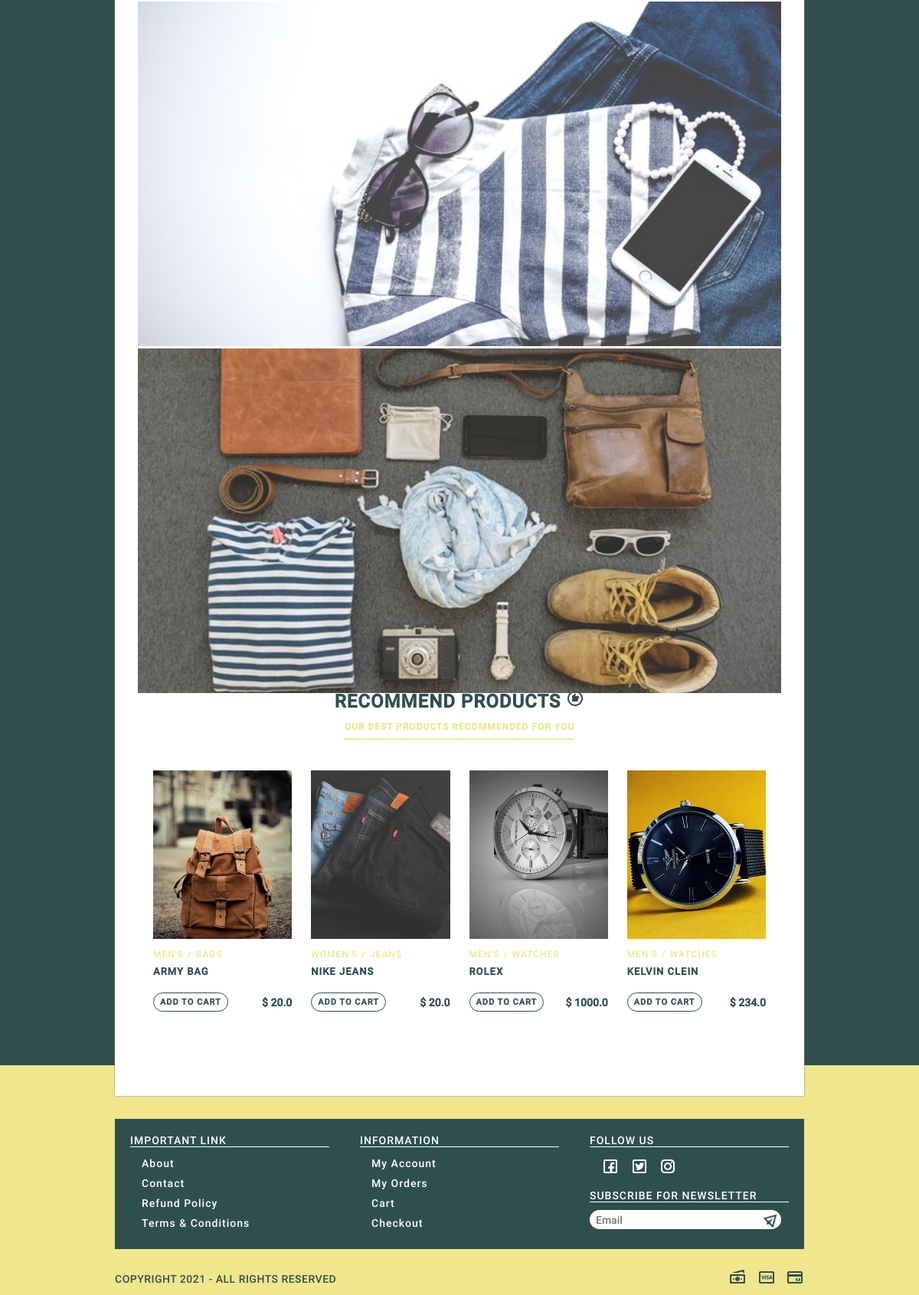
Before: / (lower part) with the older database file.
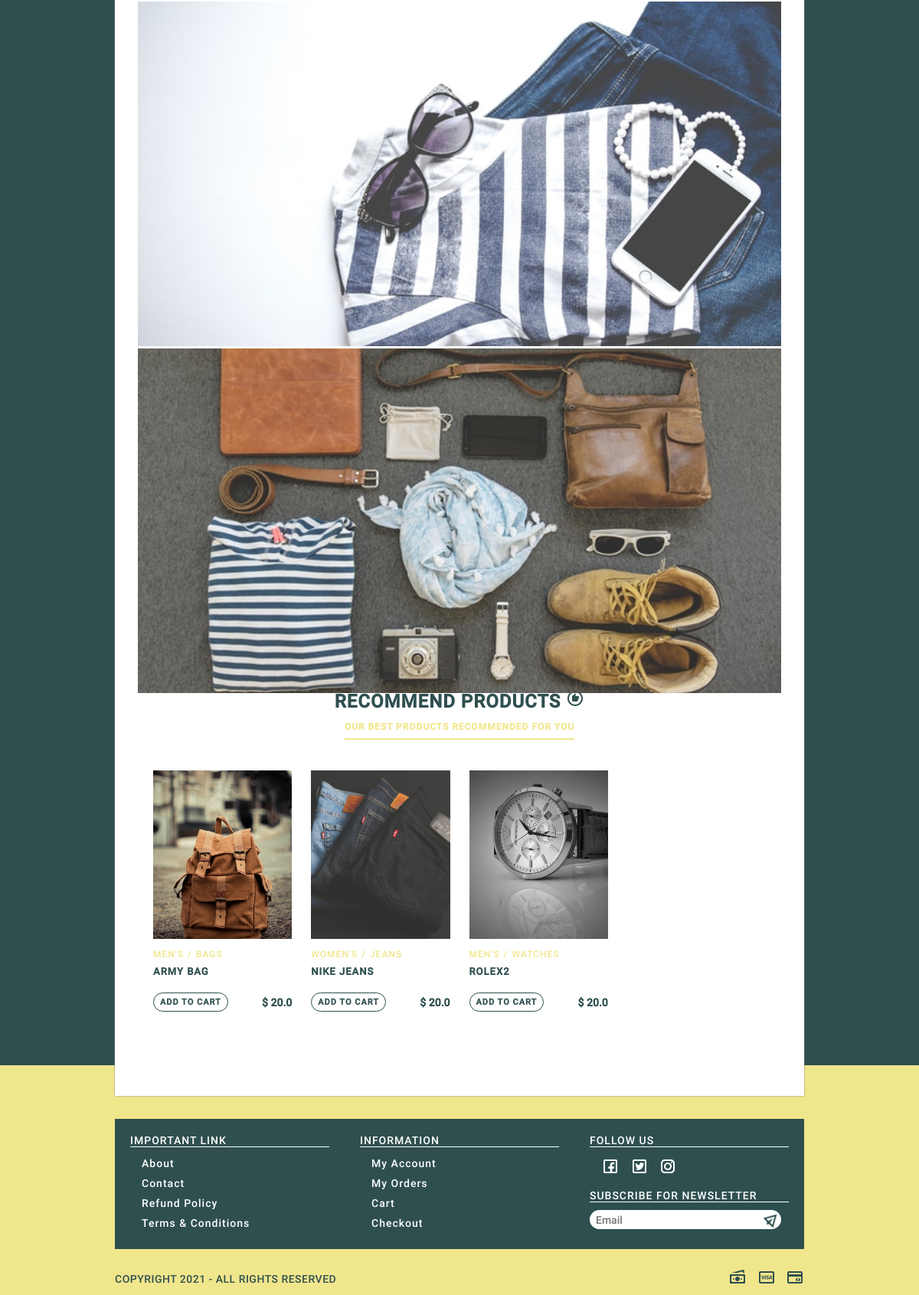
After: the same page with the newer database file.
### project/admin/models.py (models this page shows, shortened)
class Product(db.Model):
    id = db.Column(db.Integer, primary_key=True)
    name = db.Column(db.String(50), unique=True, nullable=False)
    sku = db.Column(db.String(50), nullable=False, default="WH000")
    price = db.Column(db.Float, nullable=False)
    categories = db.relationship('Category', secondary='product_category', backref='products')
    category_types = db.relationship('Category_type', secondary='product_category_type', backref='products')
    quantity = db.Column(db.Integer, default=0)
    description = db.Column(db.String(120), nullable=False)
    image = db.Column(db.String(20), nullable=True)
    date_added = db.Column(db.DateTime, nullable=False, default=datetime.utcnow)
    update_on = db.Column(db.DateTime, nullable=False, default=datetime.utcnow, onupdate=datetime.utcnow)

class Category_type(db.Model):
    id = db.Column(db.Integer, primary_key=True)
    name = db.Column(db.String(50), unique=True, nullable=False)

class Category(db.Model):
    id = db.Column(db.Integer, primary_key=True)
    name = db.Column(db.String(50), unique=True, nullable=False)
    cat_type = db.Column(db.String, db.ForeignKey('category_type.name'))

### project/customers/views/routes.py (the view)
@customer_view_routes.route('/', methods=['GET', 'POST'])
def index():
    products = Product.query.all()
    return render_template("customer/index.html", products=products)

### project/templates/customer/index.html (shortened to what this page needs)
{% extends "customer/layout.html" %}
{% block body %}
	<div class="container">
		<main>
			<div class="slider">
				<div class="slide-2">
					<img src="{{ url_for('static', filename='img/slider/slide-2.jpg')}}">
				</div>
				<div class="slide-3">
					<img src="{{ url_for('static', filename='img/slider/slide-3.jpg')}}">
				</div>
			</div>
			<div class="new-product-section">
				<div class="product-section-heading">
					<h2>Trending Products <img src="img/icons/increase.png"></h2>
					<h3>Most selling product for the month</h3>
				</div>
				<div class="product-content">
				{% for product in products %}
					<div class="product">
						<a href="product.html">
						</a>
						<div class="product-detail">
							<div style="display: flex; column-gap: 5px;">
								{% for cat_type in product.category_types %}
                                        <h3>{{ cat_type.name }}'s</h3>
                                {% endfor %}
								<h3>/</h3>
								{% for category in product.categories %}
                                        <h3>{{ category.name }}</h3>
                                    {% endfor %}
							</div>
							<h2>{{product.name}}</h2>
							<a href="#">Add to Cart</a>
							<p>$ {{product.price}}</p>
						</div>
					</div>
				{% endfor %}
				</div>
			</div>
			<div class="collection">
				<div class="men-collection">
					<h2>Men's Collection</h2>
				</div>
				<div class="women-collection">
					<h2>Women's Collection</h2>
				</div>
			</div>
			<div class="new-product-section">
				<div class="product-section-heading">
					<h2>Recommend Products <img src="img/icons/good_quality.png"></h2>
					<h3>OUR BEST PRODUCTS RECOMMENDED FOR YOU</h3>
				</div>
				<div class="product-content">
					{% for product in products %}
					<div class="product">
						<a href="product.html">
							<img src="{{ url_for('static', filename='img/products/' ~ product.image)}}">
						</a>
						<div class="product-detail">
							<div style="display: flex; column-gap: 5px;">
								{% for cat_type in product.category_types %}
                                        <h3>{{ cat_type.name }}'s</h3>
                                {% endfor %}
								<h3>/</h3>
								{% for category in product.categories %}
                                        <h3>{{ category.name }}</h3>
                                    {% endfor %}
							</div>
							<h2>{{product.name}}</h2>
							<a href="#">Add to Cart</a>
							<p>$ {{product.price}}</p>
						</div>
					</div>
					{% endfor %}
				</div>
			</div>
		</main>
	</div>
{% endblock %}

### project/templates/customer/layout.html (shortened to what this page needs)
<!DOCTYPE html>
<html lang="en">
<head>
	<link rel="stylesheet" type="text/css" href="{{ url_for('static', filename='css/style.css') }}" />
	<link rel="stylesheet" href="https://cdn.jsdelivr.net/bxslider/4.2.12/jquery.bxslider.css">
</head>
<body>
    {% block body %} {% endblock %}
    <footer>
		<div class="container">
			<div class="footer-widget">
				<div class="widget">
					<div class="widget-heading">
						<h3>Important Link</h3>
					</div>
					<div class="widget-content">
						<ul>
							<li><a href="about.html">About</a></li>
							<li><a href="contact.html">Contact</a></li>
							<li><a href="refund.html">Refund Policy</a></li>
							<li><a href="terms.html">Terms & Conditions</a></li>
						</ul>
					</div>
				</div>
				<div class="widget">
					<div class="widget-heading">
						<h3>Information</h3>
					</div>
					<div class="widget-content">
						<ul>
							<li><a href="account.html">My Account</a></li>
							<li><a href="orders.html">My Orders</a></li>
							<li><a href="cart.html">Cart</a></li>
							<li><a href="checkout.html">Checkout</a></li>
						</ul>
					</div>
				</div>
				<div class="widget">
					<div class="widget-heading">
						<h3>Follow us</h3>
					</div>
					<div class="widget-content">
						<div class="follow">
							<ul>
								<li><a href="#"><img src="img/icons/facebook.png"></a></li>
								<li><a href="#"><img src="img/icons/twitter.png"></a></li>
								<li><a href="#"><img src="img/icons/instagram.png"></a></li>
							</ul>
						</div>
					</div>
					<div class="widget-heading">
						<h3>Subscribe for Newsletter</h3>
					</div>
					<div class="widget-content">
						<div class="subscribe">
							<form>
								<div class="form-group">
									<input type="text" class="form-control" name="subscribe" placeholder="Email">
									<img src="img/icons/paper_plane.png">
								</div>
							</form>
						</div>
					</div>
				</div>
			</div>
			<div class="footer-bar">
				<div class="copyright-text">
					<p>Copyright 2021 - All Rights Reserved</p>
				</div>
				<div class="payment-mode">
					<img src="img/icons/paper_money.png">
					<img src="img/icons/visa.png">
					<img src="img/icons/mastercard.png">
				</div>
			</div>
		</div>
	</footer>
</body>
</html>

Changed rows visible on the page:
removed Product: image (picture), name "ROLEX", price "1000.0", Category_type (name "MEN"), Category (name "WATCHES")
removed Product: image (picture), name "KELVIN CLEIN", price "234.0", Category_type (name "MEN"), Category (name "WATCHES")
added Product: image (picture), name "ROLEX2", price "20.0", Category_type (name "MEN"), Category (name "WATCHES")
